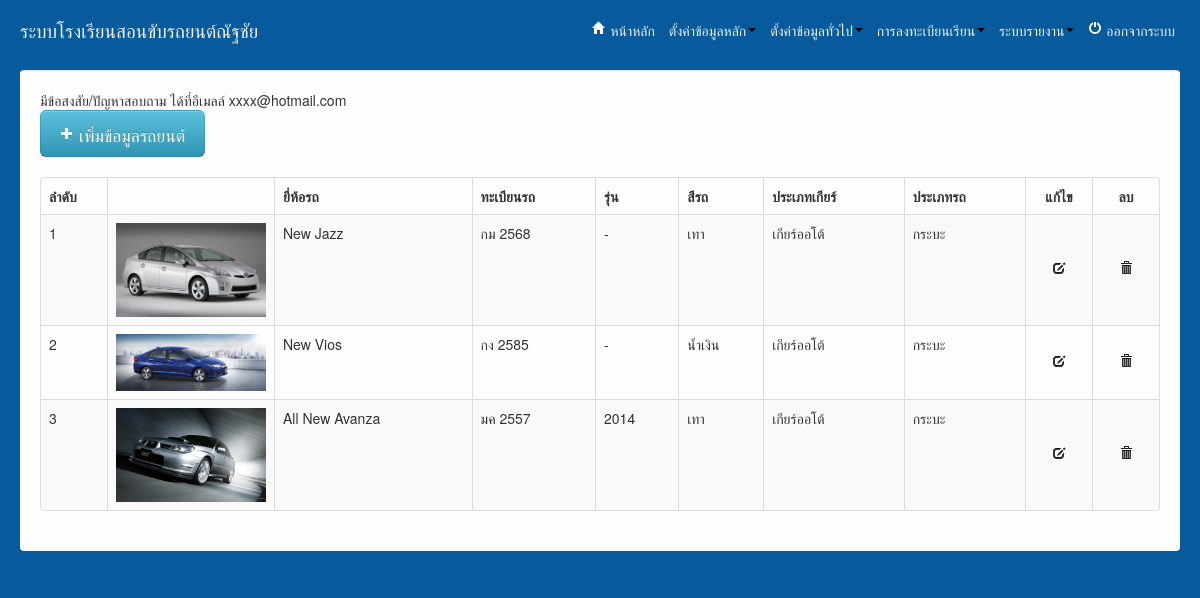
Page /admin/index.php?url=index_car.php (signed in) on the committed database.
### tables this page shows
CREATE TABLE IF NOT EXISTS `tbcar` (
  `id` int(11) NOT NULL AUTO_INCREMENT,
  `name_car` varchar(250) NOT NULL,
  `name_code` varchar(20) NOT NULL,
  `version` varchar(100) NOT NULL,
  `color` varchar(100) NOT NULL,
  `type` varchar(255) NOT NULL,
  `type_car` varchar(255) NOT NULL,
  `FilesName` varchar(255) NOT NULL,
  PRIMARY KEY (`id`)
);

### db/function.php (called while the page is built, shortened)
<?php
function get_level_car($data = null) {
    $array = array(
        'auto' => 'เกียร์ออโต้',
        'common' => 'เกียร์ธรรมดา',
        '0' => 'ยังไม่ระบุ'
    );
    if (empty($data))
        return '-';
    else
        return $array[$data];
}
function get_level_type_car($data = null) {
    $array = array(
        'กระบะ' => 'กระบะ',
        'เก๋ง' => 'เก๋ง',
        '0' => 'ยังไม่ระบุ'
    );
    if (empty($data))
        return '-';
    else
        return $array[$data];
}
?>

### admin/index_car.php (the view, shortened to what this page needs)
<?php
$rs = mysql_query('SELECT * FROM tbcar');
?>
<a href="index.php?url=form_car.php" class="btn btn-large btn-info"><i class="icon icon-plus icon-white"></i> เพิ่มข้อมูลรถยนต์</a>
<br><br>
<table class="table table-bordered table-striped table-hover">
    <thead>
        <tr>
            <th width="50px">ลำดับ</th>
            <th width ='150'></th>
            <th>ยี่ห้อรถ</th>
            <th>ทะเบียนรถ</th>
            <th>รุ่น</th>
            <th>สีรถ</th>
            <th>ประเภทเกียร์</th>
            <th>ประเภทรถ</th>
            <th class="text-center" width="50px">แก้ไข</th>
            <th class="text-center" width="50px">ลบ</th>
        </tr>
    </thead>
    <tbody>
        <?php $i = 1;
        while ($val = mysql_fetch_assoc($rs)): ?>
            <tr>
                <td><?php echo $i++; ?></td>
                <td><img src="myfile/<?=$val["FilesName"];?>" height="150px" width="150px"></td>
                <td><?php echo $val['name_car']; ?></td>
                <td><?php echo $val['name_code']; ?></td>
                <td><?php echo $val['version']; ?></td>
                <td><?php echo $val['color']; ?></td>
                <td><?php echo get_level_car($val['type']); ?></td>
                <td><?php echo get_level_type_car($val['type_car']); ?></td>
                <td class="text-center"><a href="index.php?url=form_car.php&id=<?php echo $val['id']; ?>"><i class="icon icon-edit"></i></a></td>
                <td class="text-center"><a href="delete_car.php?id=<?php echo $val['id']; ?>" onclick="return confirm('ยืนยันการลบ ?');"><i class="icon icon-trash"></i></a></td>
            </tr>
        <?php endwhile; ?>
    </tbody>
</table>

### admin/index.php (shortened to what this page needs)
<?php
include_once('../db/function.php');
?>
<!doctype html>
<html lang="en">
    <head>
        <link rel="stylesheet" type="text/css" href="css/mycss.css">
        <link rel="stylesheet" type="text/css" href="css/bootstrap.css">
        <link rel="stylesheet" type="text/css" media="screen" href="js/validation/css/screen.css"/>
        <link rel="stylesheet" type="text/css" media="screen" href="js/calendar/calendar-win2k-cold-1.css"/>
    </head>
    <?php
    @$url = $_GET['url'];
    ?>
    <body style="background: url('img/bg.png') repeat-x top fixed;padding-left:0px;
          padding-top:0px;
          -webkit-background-size: cover;
          -moz-background-size: cover;
          -o-background-size: cover;
          background-size: cover;">
        <div class="container-fluid">
            <div class="row-fluid">
                <div class="span12">
                    <?php if (isset($_SESSION['user'])): ?>
                        <div style="margin-top:20px;">
                            <a class="brand pull-left" href="#" style="color:#eee;font-size:19px;">ระบบโรงเรียนสอนขับรถยนต์ณัฐชัย</a>
                            <ul class="inline pull-right mainMenu">
                                <li><a href="index.php?url=home.php"><i class="icon icon-home icon-white"></i> หน้าหลัก</a></li>
                                <?php
                                @$level = $_SESSION['user']['data']['type'];
                                if ($level == 'admin'):
                                    ?>
                                    <li class="dropdown">
                                        <a class="dropdown-toggle"data-toggle="dropdown"href="#"> ตั้งค่าข้อมูลหลัก<b class="caret"></b></a>
                                    </li>
                                    <li class="dropdown">
                                        <a class="dropdown-toggle"data-toggle="dropdown"href="#"> ตั้งค่าข้อมูลทั่วไป<b class="caret"></b></a>
                                    </li>
                                    <li class="dropdown">
                                        <a class="dropdown-toggle"data-toggle="dropdown"href="#"> การลงทะเบียนเรียน<b class="caret"></b></a>
                                    </li>
                                    <li class="dropdown">
                                        <a class="dropdown-toggle"data-toggle="dropdown"href="#"> ระบบรายงาน<b class="caret"></b></a>
                                    </li>
                                <?php endif; ?>
                                <li><a href="logout.php"><i class="icon icon-off icon-white"></i> ออกจากระบบ</a></li>
                            </ul>
                        </div>
                    </div>
                </div>
                <div class="row-fluid">
                    <div class="span12 well" style="min-height:400px;margin-top:20px;border-left:1px solid white;border-right:1px solid white;border-bottom:1px solid white;">
                        <marquee onmouseover="stop();" onmouseout="start();">
                            มีข้อสงสัย/ปัญหาสอบถาม ได้ที่อีเมลล์ xxxx@hotmail.com
                        </marquee>
                        <?php include($url); ?>
                    </div>
                </div>
            <?php else: ?>
                <script type="text/javascript">
                    window.location.href = 'login.php';
                </script>
            <?php endif; ?>
        </div>
    </body>
</html>

### admin/css/mycss.css (style rules this page uses)
* { margin: 0; padding: 0; }

### admin/index.php (style rules this page uses)
.well { background-color:#FEFEFE; }
table tr .text-center { text-align:center; vertical-align: middle; }
.mainMenu a { color:#eee; padding-bottom:100px; }

### rows in the picture
tbcar: FilesName (picture), name_car "New Jazz", name_code "กม 2568", version "-", color "เทา", type "เกียร์ออโต้", type_car "กระบะ"
tbcar: FilesName (picture), name_car "New Vios", name_code "กง 2585", version "-", color "น้ำเงิน", type "เกียร์ออโต้", type_car "กระบะ"
tbcar: FilesName (picture), name_car "All New Avanza", name_code "มค 2557", version "2014", color "เทา", type "เกียร์ออโต้", type_car "กระบะ"
